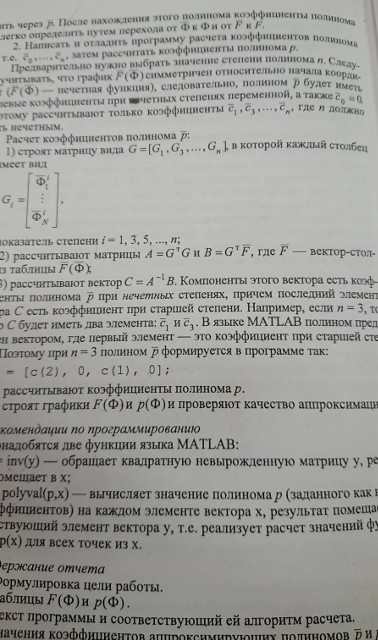
#> input picture lab4/text_2.jpg, 378 x 640 px, found by its file name
$ python lab4_2.py
#> lines starting #> are read from the running program, lines starting #| are printed output that depends on the picture; after the words box and inside, x2 and y2 are one past the last pixel; in counts of white or black regions, pixels touching at a corner belong together
import cv2
import numpy as np

img = cv2.imread('/home/user/Documents/92-2/lab3/text_2.jpg', cv2.IMREAD_GRAYSCALE)
#> img: shape (640, 378); min 0, max 214, mean 155.9

bin_threshold, bin_img = cv2.threshold(img, 127, 255, cv2.THRESH_BINARY)
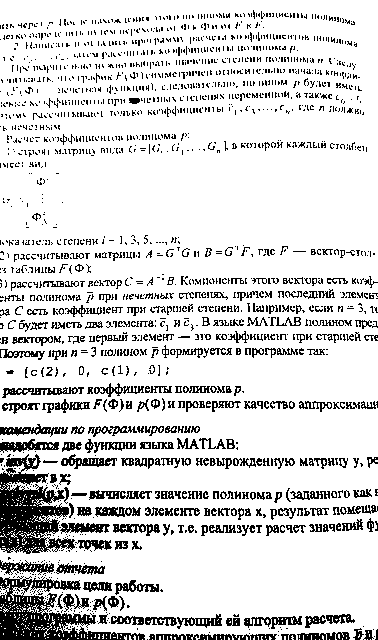
#> bin_img: shape (640, 378); 84.5% white; black in thin lines or dots
otsu_threshold, otsu_img = cv2.threshold(img, 0, 255, cv2.THRESH_OTSU)
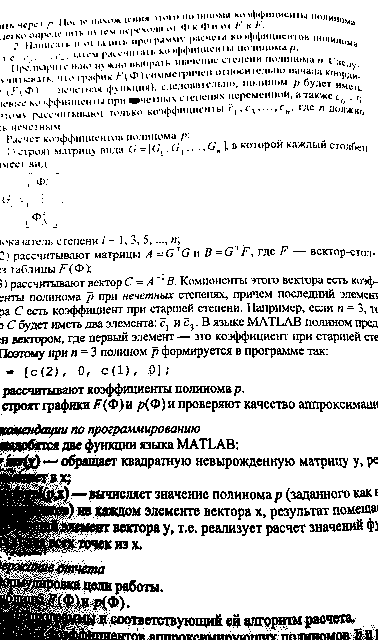
#> otsu_img: shape (640, 378); 83.6% white; black in thin lines or dots
#> otsu_threshold = 129
tri_threshold, tri_img = cv2.threshold(img, 0, 255, cv2.THRESH_TRIANGLE)
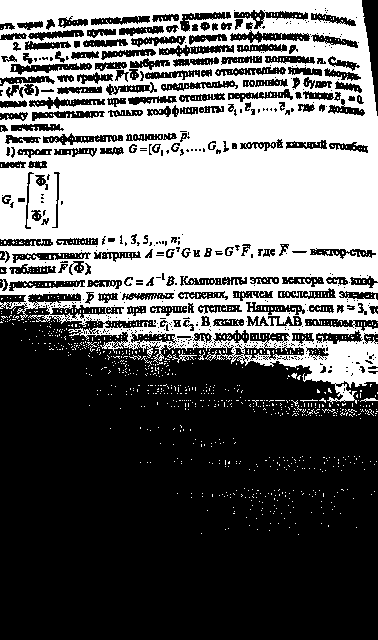
#> tri_img: shape (640, 378); 41.9% white; 1447 white regions (1438 under 20 px), largest, box (x1, y1, x2, y2) and area: (0, 0, 378, 404) 97834, (172, 350, 197, 363) 68, (205, 350, 217, 361) 37
#> tri_threshold = 172
mean_img = cv2.adaptiveThreshold(img, 255, cv2.ADAPTIVE_THRESH_MEAN_C, cv2.THRESH_BINARY, 5, 15)
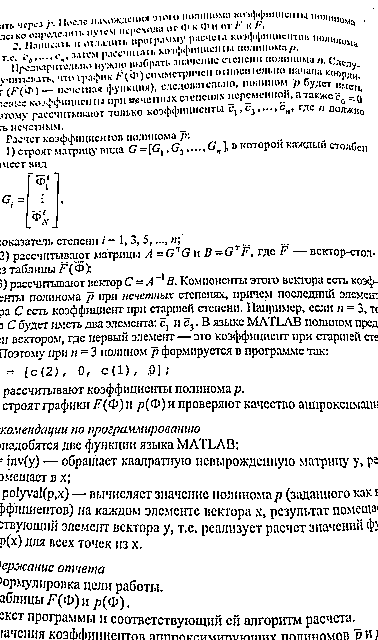
#> mean_img: shape (640, 378); 88% white; black in thin lines or dots
gauss_img = cv2.adaptiveThreshold(img, 255, cv2.ADAPTIVE_THRESH_GAUSSIAN_C, cv2.THRESH_BINARY, 5, 15)
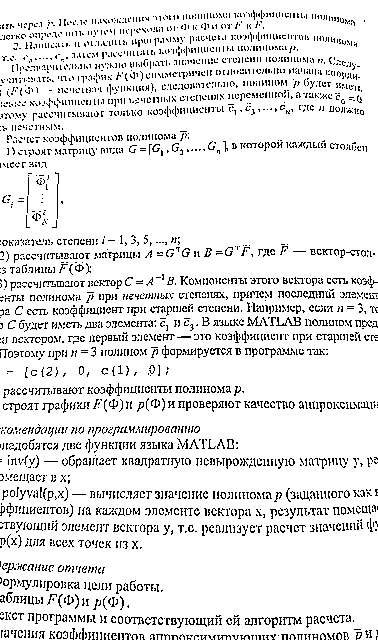
#> gauss_img: shape (640, 378); 89.7% white; black in thin lines or dots
cv2.imshow('BINARY', bin_img)
cv2.imshow('OTSU', otsu_img)
cv2.imshow('TRIANGLE', tri_img)
cv2.imshow('MEAN', mean_img)
cv2.imshow('GAUSS', gauss_img)
cv2.waitKey(0)

$ run again, with lab4/text_1.jpg copied over lab4/text_2.jpg
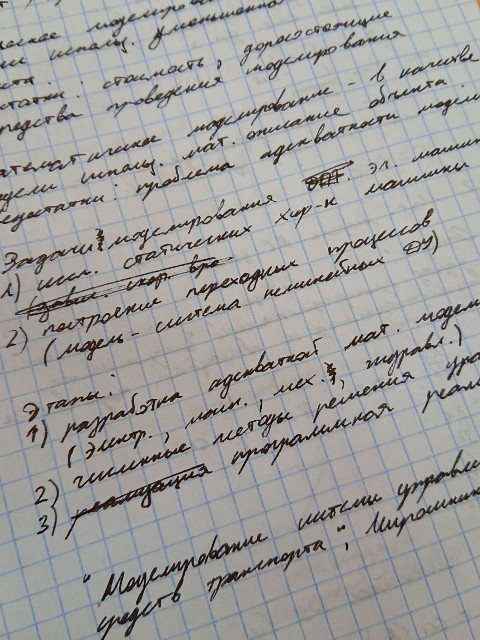
#> input picture lab4/text_1.jpg, 480 x 640 px, found by its file name
#> `bin_threshold, bin_img = cv2.threshold(img, 127, 255, cv2.THRESH_BINARY)`:
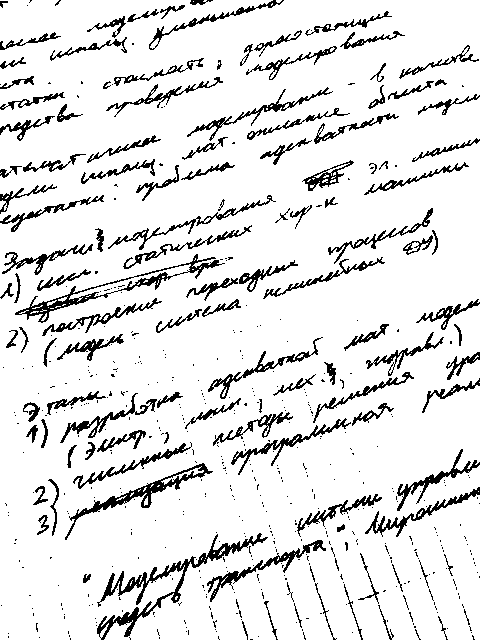
#> bin_img: shape (640, 480); 89.1% white; black in thin lines or dots
#> otsu_img: shape (640, 480); 90.6% white; black in thin lines or dots
#> otsu_threshold = 113
#> tri_img: shape (640, 480); 88.6% white; black in thin lines or dots
#> tri_threshold = 130
#> mean_img: shape (640, 480); 89.7% white; black in thin lines or dots
#> `gauss_img = cv2.adaptiveThreshold(img, 255, cv2.ADAPTIVE_THRESH_GAUSSI..`:
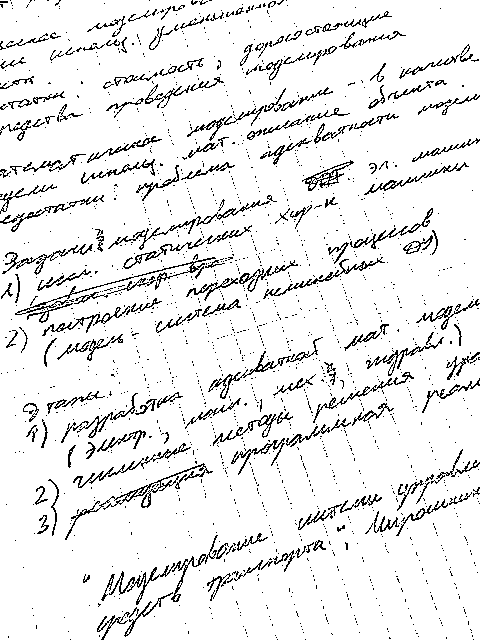
#> gauss_img: shape (640, 480); 91.8% white; black in thin lines or dots
